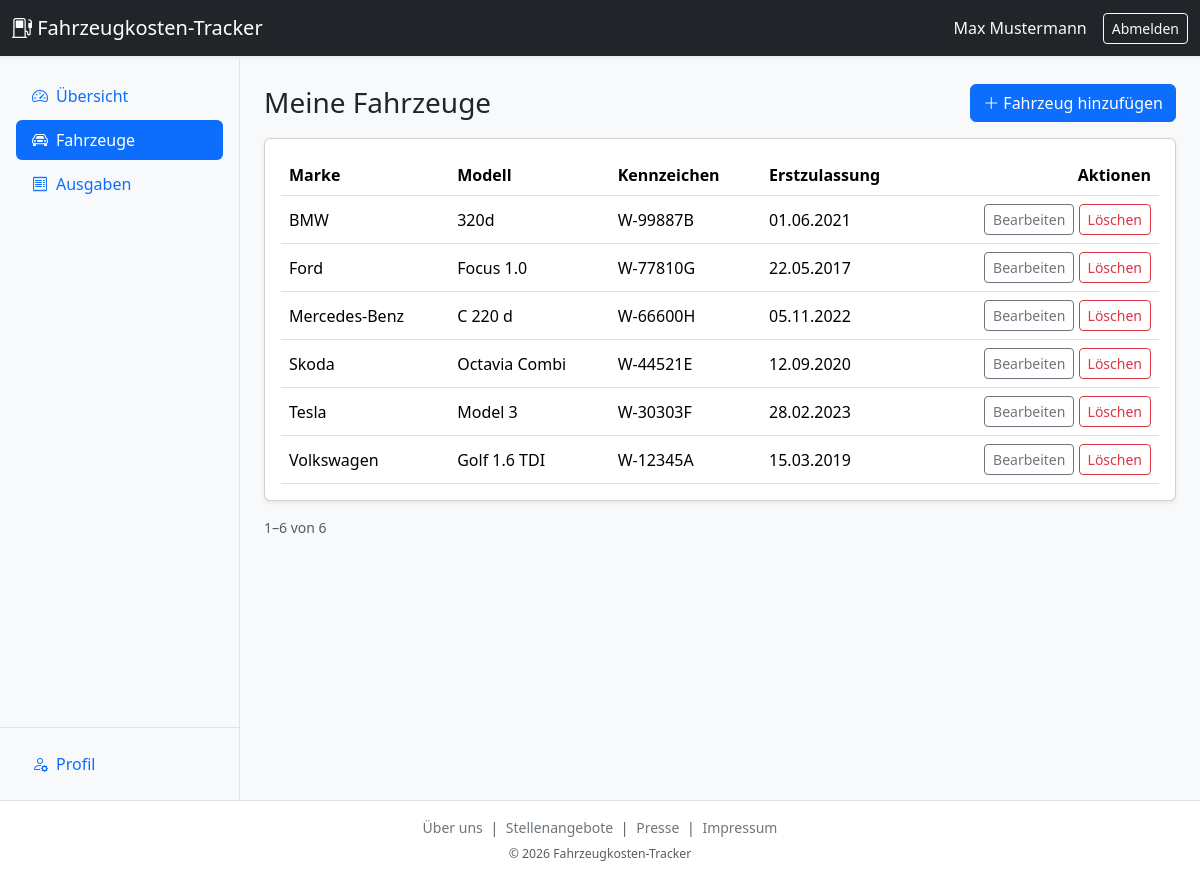
The page /site/index.php?view=vehicles (signed in) on the database its author committed.
### tables this page shows
CREATE TABLE user (
    id            INT UNSIGNED         NOT NULL AUTO_INCREMENT,
    user_name     VARCHAR(50)          NOT NULL,
    password_hash VARCHAR(255)         NOT NULL,
    first_name    VARCHAR(100)         NOT NULL,
    last_name     VARCHAR(100)         NOT NULL,
    role          ENUM('user','admin') NOT NULL DEFAULT 'user',
    is_active     TINYINT(1)           NOT NULL DEFAULT 1,
    created_at    DATETIME             NOT NULL DEFAULT CURRENT_TIMESTAMP,
    updated_at    DATETIME             NOT NULL DEFAULT CURRENT_TIMESTAMP ON UPDATE CURRENT_TIMESTAMP,
    PRIMARY KEY (id),
    UNIQUE KEY uq_user_user_name (user_name)
);

CREATE TABLE vehicle (
    id                INT UNSIGNED    NOT NULL AUTO_INCREMENT,
    user_id           INT UNSIGNED    NOT NULL,
    brand             VARCHAR(100)    NOT NULL,
    model             VARCHAR(100)    NOT NULL,
    license_plate     VARCHAR(20)     NOT NULL,
    init_registration DATE            NOT NULL,
    is_active         TINYINT(1)      NOT NULL DEFAULT 1,
    created_at        DATETIME        NOT NULL DEFAULT CURRENT_TIMESTAMP,
    updated_at        DATETIME        NOT NULL DEFAULT CURRENT_TIMESTAMP ON UPDATE CURRENT_TIMESTAMP,
    PRIMARY KEY (id),
    CONSTRAINT fk_vehicle_user FOREIGN KEY (user_id) REFERENCES user (id)
);

### site/index.php (called while the page is built, shortened)
<?php
require_once 'inc/bootstrap.php';
$protectedViews = ['dashboard', 'vehicles', 'vehicle-form', 'expenses', 'expense-form', 'profile'];
if ($auth->isLoggedIn()) {
    $sessionUser = $auth->getCurrentUser();
}
$view = $_GET['view'] ?? '';
if (in_array($view, $protectedViews, true)) {
    $auth->requireUser();
}
$currentUser = $auth->getCurrentUser();
require_once 'views/' . $view . '.php';

### site/lib/VehicleTracker/SessionContext.php (called while the page is built, shortened)
<?php
class SessionContext {
    public static function getUserId(): ?int {
        return isset($_SESSION[self::KEY_USER_ID]) ? (int)$_SESSION[self::KEY_USER_ID] : null;
    }
    public static function hasUser(): bool {
        return isset($_SESSION[self::KEY_USER_ID]);
    }
}

### site/lib/VehicleTracker/AuthenticationManager.php (called while the page is built, shortened)
<?php
class AuthenticationManager {
    public function isLoggedIn(): bool {
        return SessionContext::hasUser();
    }
    public function getCurrentUser(): ?User {
        if ($this->isLoggedIn()) {
            $userId = SessionContext::getUserId();
            return $this->userDao->getById($userId);
        }
        return null;
    }
}

### site/lib/Data/QueryRunner.php (called while the page is built, shortened)
<?php
class QueryRunner {
    public function run(string $sql, array $params = []): \PDOStatement {
        $pdo  = $this->connection->getConnection();
        $stmt = $pdo->prepare($sql);
        $i    = 1;
        foreach ($params as $param) {
            match(true) {
                $param === null => $stmt->bindValue($i, null, \PDO::PARAM_NULL),
                is_bool($param) => $stmt->bindValue($i, $param, \PDO::PARAM_BOOL),
                is_int($param)  => $stmt->bindValue($i, $param, \PDO::PARAM_INT),
                default         => $stmt->bindValue($i, (string)$param, \PDO::PARAM_STR),
            };
            $i++;
        }
        $stmt->execute();
        return $stmt;
    }
}

### site/lib/Data/Dao/UserDao.php (called while the page is built, shortened)
<?php
class UserDao implements IUserDao {
    private readonly QueryRunner $runner;
    public function __construct(DatabaseConnection $connection) {
        $this->runner = new QueryRunner($connection);
    }
    public function getById(int $id): ?User {
        $res = $this->runner->run(
            'SELECT id, user_name, password_hash, first_name, last_name, role, is_active FROM user WHERE id = ?',
            [$id]
        );
        $row = $res->fetchObject();
        return $row ? $this->build($row) : null;
    }
    private function build(object $row): User {
        return new User(
            (int)$row->id,
            $row->user_name,
            $row->password_hash,
            $row->first_name,
            $row->last_name,
            Role::from($row->role),
            (bool)(int)$row->is_active,
        );
    }
}

### site/inc/bootstrap.php (called while the page is built, shortened)
<?php
spl_autoload_register(function (string $class): void {
    $file = __DIR__ . DIRECTORY_SEPARATOR . '..' . DIRECTORY_SEPARATOR . 'lib' . DIRECTORY_SEPARATOR
          . str_replace('\\', DIRECTORY_SEPARATOR, $class) . '.php';
});

### site/lib/VehicleTracker/User.php (called while the page is built, shortened)
<?php
class User extends Entity {
    public function getFullName(): string {
        return $this->firstName . ' ' . $this->lastName;
    }
}

### site/lib/VehicleTracker/Util.php (called while the page is built, shortened)
<?php
class Util {
    public static function escape(?string $input): string {
        return htmlspecialchars($input ?? '', ENT_QUOTES, 'UTF-8');
    }
}

### site/lib/VehicleTracker/Entity.php (called while the page is built, shortened)
<?php
abstract class Entity {
    public function getId(): int {
        return $this->id;
    }
}

### site/lib/Data/Dao/VehicleDao.php (called while the page is built, shortened)
<?php
class VehicleDao implements IVehicleDao {
    private readonly QueryRunner $runner;
    public function __construct(DatabaseConnection $connection) {
        $this->runner = new QueryRunner($connection);
    }
    public function getByUserIdPaged(int $userId, int $limit, int $offset): array {
        $res      = $this->runner->run(
            'SELECT id, user_id, brand, model, license_plate, init_registration, is_active FROM vehicle WHERE user_id = ? AND is_active = 1 ORDER BY brand, model LIMIT ? OFFSET ?',
            [$userId, $limit, $offset]
        );
        $vehicles = [];
        while ($row = $res->fetchObject()) {
            $vehicles[] = $this->build($row);
        }
        return $vehicles;
    }
    public function countByUserId(int $userId): int {
        $row = $this->runner->run(
            'SELECT COUNT(*) AS c FROM vehicle WHERE user_id = ? AND is_active = 1',
            [$userId]
        )->fetchObject();
        return (int)$row->c;
    }
    private function build(object $row): Vehicle {
        return new Vehicle(
            (int)$row->id,
            (int)$row->user_id,
            $row->brand,
            $row->model,
            $row->license_plate,
            new \DateTimeImmutable($row->init_registration),
            (bool)(int)$row->is_active,
        );
    }
}

### site/lib/VehicleTracker/Vehicle.php (called while the page is built, shortened)
<?php
class Vehicle extends Entity {
    public function getBrand(): string                      { return $this->brand; }
    public function getModel(): string                      { return $this->model; }
    public function getLicensePlate(): string               { return $this->licensePlate; }
    public function getInitRegistration(): \DateTimeImmutable { return $this->initRegistration; }
}

### site/views/vehicles.php (the view, shortened to what this page needs)
<?php
$userId = $currentUser->getId();
$perPage   = 10;
$total     = $vehicleDao->countByUserId($userId);
$pageCount = max(1, (int)ceil($total / $perPage));
$page      = (isset($_GET['page']) && ctype_digit((string)$_GET['page'])) ? (int)$_GET['page'] : 1;
$page      = max(1, min($page, $pageCount));
$offset    = ($page - 1) * $perPage;
$vehicles  = $vehicleDao->getByUserIdPaged($userId, $perPage, $offset);
require_once 'views/partials/header.php';
?>
<div class="d-flex justify-content-between align-items-center mb-3">
    <h1 class="h3 mb-0">Meine Fahrzeuge</h1>
    <a href="index.php?view=vehicle-form" class="btn btn-primary">
        <span class="bi bi-plus-lg" aria-hidden="true"></span> Fahrzeug hinzufügen
    </a>
</div>
<?php if ($total === 0): ?>
    <div class="alert alert-info">Du hast noch keine Fahrzeuge angelegt.</div>
<?php else: ?>
    <div class="card shadow-sm">
        <div class="card-body">
            <div class="table-responsive">
                <table class="table align-middle mb-0">
            <thead>
                <tr>
                    <th>Marke</th>
                    <th>Modell</th>
                    <th>Kennzeichen</th>
                    <th>Erstzulassung</th>
                    <th class="text-end">Aktionen</th>
                </tr>
            </thead>
            <tbody>
            <?php foreach ($vehicles as $vehicle): ?>
                <tr>
                    <td><?php echo Util::escape($vehicle->getBrand()); ?></td>
                    <td><?php echo Util::escape($vehicle->getModel()); ?></td>
                    <td><?php echo Util::escape($vehicle->getLicensePlate()); ?></td>
                    <td><?php echo Util::escape($vehicle->getInitRegistration()->format('d.m.Y')); ?></td>
                    <td class="text-end text-nowrap">
                        <a href="index.php?view=vehicle-form&id=<?php echo $vehicle->getId(); ?>"
                           class="btn btn-sm btn-outline-secondary">Bearbeiten</a>
                        <form method="post" action="index.php" class="d-inline"
                              onsubmit="return confirm('Dieses Fahrzeug wirklich löschen?');">
                            <button type="submit" class="btn btn-sm btn-outline-danger">Löschen</button>
                        </form>
                    </td>
                </tr>
            <?php endforeach; ?>
            </tbody>
                </table>
            </div>
        </div>
    </div>
    <?php require 'views/partials/pagination.php'; ?>
<?php endif; ?>
<?php require_once 'views/partials/footer.php'; ?>

### site/views/partials/header.php (shortened to what this page needs)
<?php
$loggedIn = $auth->isLoggedIn();
?>
<!DOCTYPE html>
<html lang="de">
<head>
    <link href="https://cdn.jsdelivr.net/npm/bootstrap@5.3.3/dist/css/bootstrap.min.css" rel="stylesheet"
>
    <link rel="stylesheet" href="https://cdn.jsdelivr.net/npm/bootstrap-icons@1.11.3/font/bootstrap-icons.min.css">
    <link href="assets/main.css" rel="stylesheet">
</head>
<body>
<nav class="navbar navbar-dark bg-dark fixed-top shadow-sm">
    <div class="container-fluid">
        <a class="navbar-brand me-auto" href="index.php">
            <span class="bi bi-fuel-pump" aria-hidden="true"></span>
            Fahrzeugkosten-Tracker
        </a>
        <?php if ($loggedIn && $currentUser !== null): ?>
            <a href="index.php?view=profile" class="navbar-text me-3 d-none d-sm-flex align-items-center text-light text-decoration-none">
                <?php echo Util::escape($currentUser->getFullName()); ?>
            </a>
            <form method="post" action="index.php" class="d-inline">
                <button type="submit" class="btn btn-sm btn-outline-light">Abmelden</button>
            </form>
        <?php else: ?>
            <a class="btn btn-sm <?php echo $view === 'login' ? 'btn-light' : 'btn-outline-light'; ?> me-2" href="index.php?view=login">Anmelden</a>
            <a class="btn btn-sm <?php echo $view === 'register' ? 'btn-light' : 'btn-outline-light'; ?>" href="index.php?view=register">Registrieren</a>
        <?php endif; ?>
    </div>
</nav>
<?php if ($loggedIn): ?>
<div class="app-body">
    <aside class="app-sidebar offcanvas-md offcanvas-start" tabindex="-1" id="appSidebar" aria-labelledby="appSidebarLabel">
        <div class="offcanvas-body p-0 d-flex flex-column">
            <ul class="nav nav-pills flex-column p-3 gap-1 w-100">
                <li class="nav-item">
                    <a class="nav-link <?php echo $view === 'dashboard' ? 'active' : ''; ?>" href="index.php?view=dashboard">
                        <span class="bi bi-speedometer2 me-2" aria-hidden="true"></span>Übersicht
                    </a>
                </li>
                <li class="nav-item">
                    <a class="nav-link <?php echo in_array($view, ['vehicles', 'vehicle-form'], true) ? 'active' : ''; ?>" href="index.php?view=vehicles">
                        <span class="bi bi-car-front me-2" aria-hidden="true"></span>Fahrzeuge
                    </a>
                </li>
                <li class="nav-item">
                    <a class="nav-link <?php echo in_array($view, ['expenses', 'expense-form'], true) ? 'active' : ''; ?>" href="index.php?view=expenses">
                        <span class="bi bi-receipt me-2" aria-hidden="true"></span>Ausgaben
                    </a>
                </li>
            </ul>
            <ul class="nav nav-pills flex-column p-3 gap-1 w-100 mt-auto border-top">
                <li class="nav-item">
                    <a class="nav-link <?php echo $view === 'profile' ? 'active' : ''; ?>" href="index.php?view=profile">
                        <span class="bi bi-person-gear me-2" aria-hidden="true"></span>Profil
                    </a>
                </li>
            </ul>
        </div>
    </aside>
    <main class="app-main">
<?php else: ?>
    <main class="page-content container">
<?php endif; ?>

### site/assets/main.css (style rules this page uses)
html, body { height: 100%; }
body { display: flex; flex-direction: column; min-height: 100vh; padding-top: 3.75rem; background-color: #f8f9fa; }
.app-body { flex: 1 0 auto; display: flex; align-items: stretch; }
.app-sidebar { background-color: #fff; border-right: 1px solid #dee2e6; }
@media (min-width: 768px) { .app-sidebar { flex: 0 0 240px; width: 240px; display: flex; flex-direction: column; position: sticky; top: 3.75rem; align-self: flex-start; height: calc(100vh - 3.75rem); overflow-y: auto; } }
@media (min-width: 768px) { .app-sidebar .offcanvas-body { flex: 1 1 auto; } }
.app-main { flex: 1 1 auto; min-width: 0; padding: 1.5rem; }

### rows shown on the page
user: Util::escape($currentUser->getFullName()) "Max Mustermann"
vehicle: brand "BMW", model "320d", license_plate "W-99887B", format "01.06.2021"
vehicle: brand "Ford", model "Focus 1.0", license_plate "W-77810G", format "22.05.2017"
vehicle: brand "Mercedes-Benz", model "C 220 d", license_plate "W-66600H", format "05.11.2022"
vehicle: brand "Skoda", model "Octavia Combi", license_plate "W-44521E", format "12.09.2020"
vehicle: brand "Tesla", model "Model 3", license_plate "W-30303F", format "28.02.2023"
vehicle: brand "Volkswagen", model "Golf 1.6 TDI", license_plate "W-12345A", format "15.03.2019"

### other values the page prints
$paging->getPositionOfFirst() "1"
$paging->getPositionOfLast() "6"
$paging->getTotalCount() "6"
